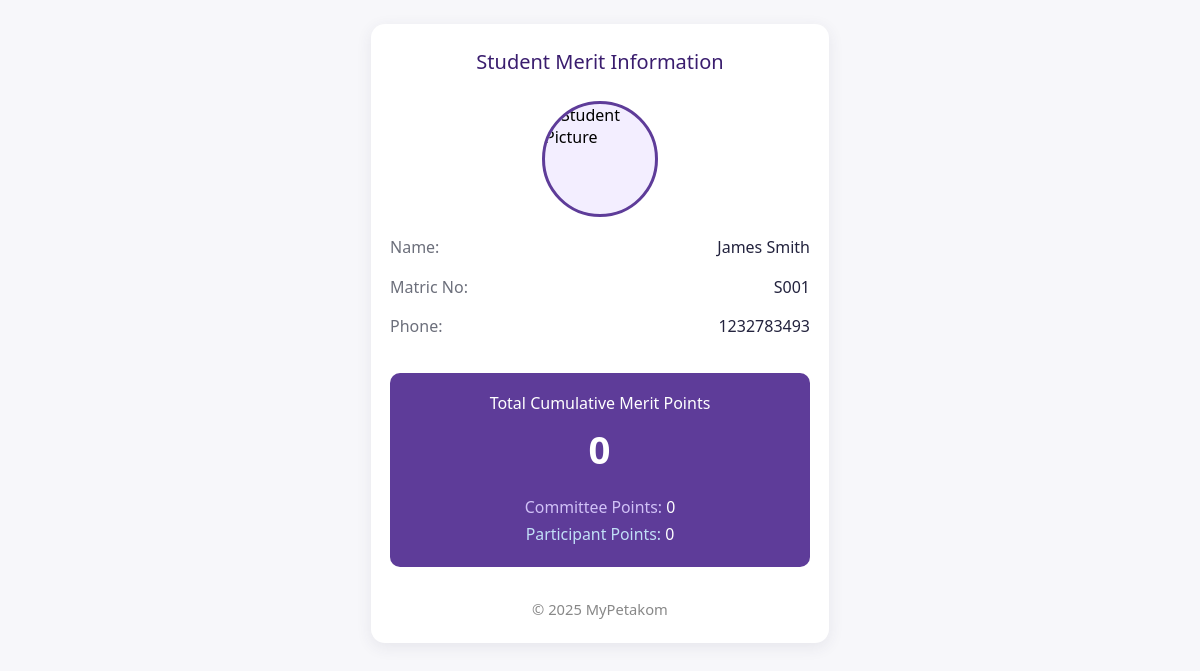
The page /viewMeritInfo.php?student_id=S001 on the database its author committed.
### tables this page shows
CREATE TABLE `student` (
  `StudentID` varchar(10) NOT NULL,
  `StudentName` varchar(50) NOT NULL,
  `StudentContact` int(11) NOT NULL,
  `StudentEmail` varchar(100) NOT NULL,
  `StudentPic` mediumblob NOT NULL,
  `StudentPassword` varchar(255) NOT NULL
);

### viewMeritInfo.php (the view, shortened to what this page needs)
<?php
$student_id = $_GET['student_id'];
$conn = new mysqli("localhost", "root", "", "mypetakom");
$query = "SELECT * FROM student WHERE StudentID = ?";
$stmt = $conn->prepare($query);
$stmt->bind_param("s", $student_id);
$stmt->execute();
$result = $stmt->get_result();
$student = $result->fetch_assoc();
$committee_points = 0;
$participant_points = 0;
$total_merit = $committee_points + $participant_points;
$student_pic = !empty($student['StudentPic']) ? $student['StudentPic'] : 'default_profile.png';
?>
<!DOCTYPE html>
<html lang="en">
<head>
</head>
<body>
    <div class="container">
        <div class="title">Student Merit Information</div>
        <img src="<?= htmlspecialchars($student_pic) ?>" alt="Student Picture" class="student-pic">
        <div class="student-info">
            <div class="info-row">
                <span class="info-label">Name:</span>
                <span class="info-value"><?= htmlspecialchars($student['StudentName']) ?></span>
            </div>
            <div class="info-row">
                <span class="info-label">Matric No:</span>
                <span class="info-value"><?= htmlspecialchars($student['StudentID']) ?></span>
            </div>
            <div class="info-row">
                <span class="info-label">Phone:</span>
                <span class="info-value"><?= htmlspecialchars($student['StudentContact']) ?></span>
            </div>
        </div>
        <div class="merit-box">
            <div class="merit-title">Total Cumulative Merit Points</div>
            <div class="merit-value"><?= $total_merit ?></div>
            <div class="merit-breakdown">
                <span style="color:#d1c2f7;">Committee Points:</span> <?= $committee_points ?><br>
                <span style="color:#c2e0f7;">Participant Points:</span> <?= $participant_points ?>
            </div>
        </div>
        <div style="text-align:center; font-size:0.92em; color:#888; margin-top:1.5em;">
            &copy; <?= date('Y') ?> MyPetakom
        </div>
    </div>
</body>
</html>

### viewMeritInfo.php (style rules this page uses)
body { font-family: 'Segoe UI', Arial, sans-serif; margin: 0; padding: 0; background: #f7f7fa; }
.container { max-width: 420px; margin: 24px auto; background: #fff; border-radius: 14px; box-shadow: 0 4px 16px rgba(50,50,93,0.09); padding: 1.5em 1.2em; }
.title { font-size: 1.25em; font-weight: 500; color: #3a1d6e; margin-bottom: 1.3em; text-align: center; }
.student-pic { display: block; margin: 0 auto 1.2em auto; width: 110px; height: 110px; border-radius: 50%; object-fit: cover; border: 3px solid #5e3c99; background: #f3eeff; }
.student-info { margin-bottom: 2.2em; }
.info-row { display: flex; justify-content: space-between; margin-bottom: 1.1em; font-size: 1em; }
.info-label { color: #6c6f7b; font-weight: 500; }
.info-value { color: #23233e; }
.merit-box { background: #5e3c99; color: #fff; border-radius: 10px; padding: 1.2em; text-align: center; margin-bottom: 2em; }
.merit-box .merit-title { font-size: 1em; margin-bottom: 0.6em; }
.merit-box .merit-value { font-size: 2.4em; font-weight: bold; letter-spacing: 1px; }
.merit-breakdown { font-size:0.99em; margin-top:1.2em; line-height:1.7; }

### rows shown on the page
student: StudentName "James Smith", StudentID "S001", StudentContact "1232783493"

### other values the page prints
$total_merit "0"
$committee_points "0"
$participant_points "0"
